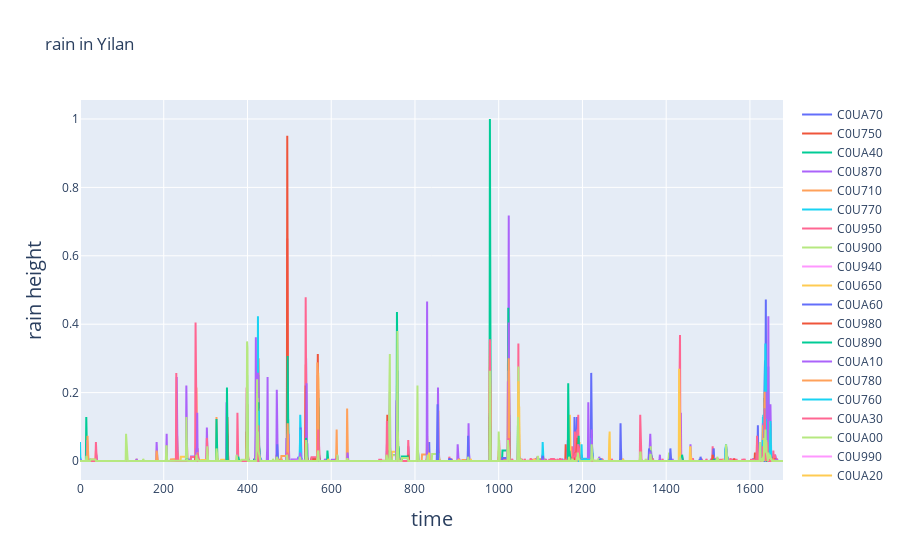

Source (notebook cell):
### Code cell
rain_norm
show = plot.mat_plot(rain_norm.iloc[:,1:],x_name='time',y_name='rain height', title='rain in {}'.format(region_en))
show.plotly_plot()

### Figure 1 — Plotly figure (JSON) as saved in the notebook; plotly's stock layout.template omitted (floating-point values rounded to 4 significant figures; data arrays with more than 128 entries replaced by an {"elided": "..."} marker saying what was removed)
{"data": [{"name": "C0UA70", "type": "scatter", "x": {"elided": "1680 int values"}, "y": {"elided": "1680 float values"}}, {"name": "C0U750", "type": "scatter", "x": {"elided": "1680 int values"}, "y": {"elided": "1680 float values"}}, {"name": "C0UA40", "type": "scatter", "x": {"elided": "1680 int values"}, "y": {"elided": "1680 float values"}}, {"name": "C0U870", "type": "scatter", "x": {"elided": "1680 int values"}, "y": {"elided": "1680 float values"}}, {"name": "C0U710", "type": "scatter", "x": {"elided": "1680 int values"}, "y": {"elided": "1680 float values"}}, {"name": "C0U770", "type": "scatter", "x": {"elided": "1680 int values"}, "y": {"elided": "1680 float values"}}, {"name": "C0U950", "type": "scatter", "x": {"elided": "1680 int values"}, "y": {"elided": "1680 float values"}}, {"name": "C0U900", "type": "scatter", "x": {"elided": "1680 int values"}, "y": {"elided": "1680 float values"}}, {"name": "C0U940", "type": "scatter", "x": {"elided": "1680 int values"}, "y": {"elided": "1680 float values"}}, {"name": "C0U650", "type": "scatter", "x": {"elided": "1680 int values"}, "y": {"elided": "1680 float values"}}, {"name": "C0UA60", "type": "scatter", "x": {"elided": "1680 int values"}, "y": {"elided": "1680 float values"}}, {"name": "C0U980", "type": "scatter", "x": {"elided": "1680 int values"}, "y": {"elided": "1680 float values"}}, {"name": "C0U890", "type": "scatter", "x": {"elided": "1680 int values"}, "y": {"elided": "1680 float values"}}, {"name": "C0UA10", "type": "scatter", "x": {"elided": "1680 int values"}, "y": {"elided": "1680 float values"}}, {"name": "C0U780", "type": "scatter", "x": {"elided": "1680 int values"}, "y": {"elided": "1680 float values"}}, {"name": "C0U760", "type": "scatter", "x": {"elided": "1680 int values"}, "y": {"elided": "1680 float values"}}, {"name": "C0UA30", "type": "scatter", "x": {"elided": "1680 int values"}, "y": {"elided": "1680 float values"}}, {"name": "C0UA00", "type": "scatter", "x": {"elided": "1680 int values"}, "y": {"elided": "1680 float values"}}, {"name": "C0U990", "type": "scatter", "x": {"elided": "1680 int values"}, "y": {"elided": "1680 float values"}}, {"name": "C0UA20", "type": "scatter", "x": {"elided": "1680 int values"}, "y": {"elided": "1680 float values"}}, {"name": "C0U720", "type": "scatter", "x": {"elided": "1680 int values"}, "y": {"elided": "1680 float values"}}, {"name": "C0U860", "type": "scatter", "x": {"elided": "1680 int values"}, "y": {"elided": "1680 float values"}}, {"name": "C0U520", "type": "scatter", "x": {"elided": "1680 int values"}, "y": {"elided": "1680 float values"}}, {"name": "C0UA50", "type": "scatter", "x": {"elided": "1680 int values"}, "y": {"elided": "1680 float values"}}, {"name": "C0U600", "type": "scatter", "x": {"elided": "1680 int values"}, "y": {"elided": "1680 float values"}}, {"name": "C0U910", "type": "scatter", "x": {"elided": "1680 int values"}, "y": {"elided": "1680 float values"}}, {"name": "C0U970", "type": "scatter", "x": {"elided": "1680 int values"}, "y": {"elided": "1680 float values"}}, {"name": "C0U960", "type": "scatter", "x": {"elided": "1680 int values"}, "y": {"elided": "1680 float values"}}], "layout": {"title": {"text": "rain in Yilan"}, "xaxis": {"title": {"font": {"size": 20}, "text": "time"}}, "yaxis": {"title": {"font": {"size": 20}, "text": "rain height"}}}}
